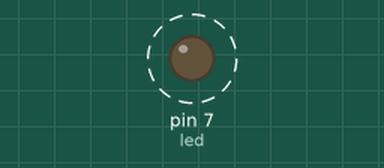
Simulated run of this sketch. Board: Arduino Uno, built with avr-gcc and run on an emulated ATmega328P. On the bench: output pins drawn as LEDs (lit = HIGH). Dashed ring = blinking.

Above: at 0.6 s.
Timing chart, 0 to 3.0 s (numbered marks = the images above):
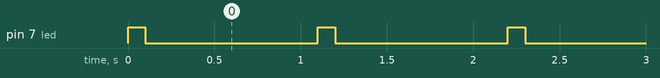

The sketch:

acende_led.ino
```cpp
int led =7;
void setup() {
  pinMode(led,OUTPUT);

}

void loop() {
  // put your main code here, to run repeatedly:
  digitalWrite(led, HIGH);
  delay (100);
  digitalWrite(led,LOW);
  delay(1000);

}
```

Measured:
- by itself, pin 7 (led): alternates HIGH for 0.10 s and LOW for 1.0 s
